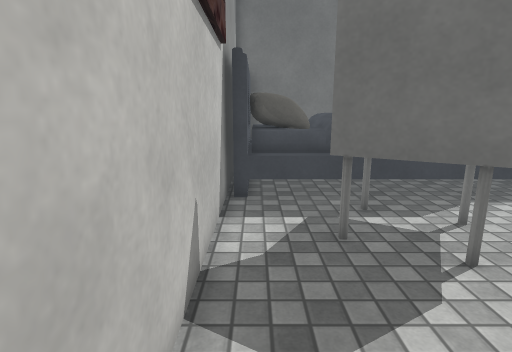
[1] (above)

16 first-person views from a walk through a scene from a Unity 3-D project. The camera is 1.4 m above the floor, tilts 12° down and sees 80° across. The floor is counted in squares, 0.5 m on a side. Each view is taken from the middle of a square. On the plan, view 1 faces up. The plan holds only what a view shows up to about 20 squares ahead; the rest is blank. Some surface patterns are stand-ins.

[2]
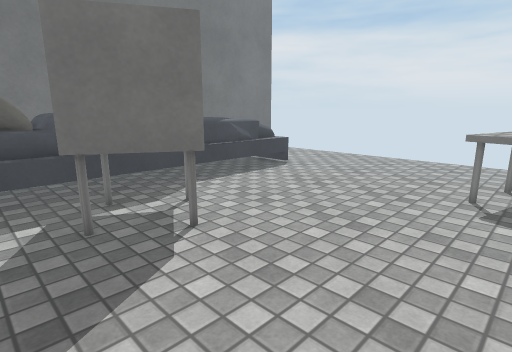

[3]
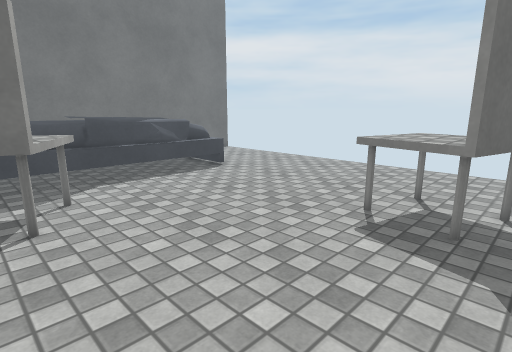

[4]
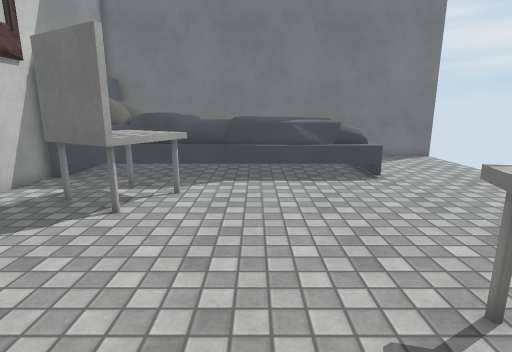

[5]
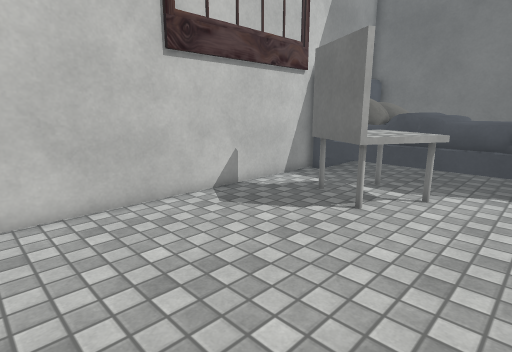

[6]
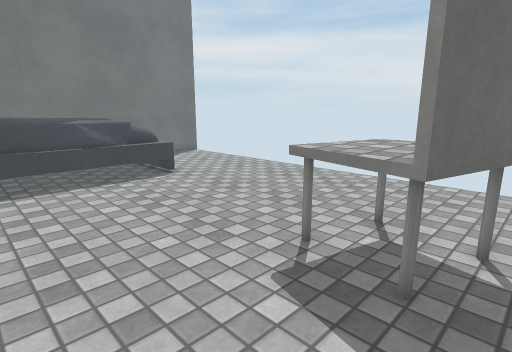

[7]
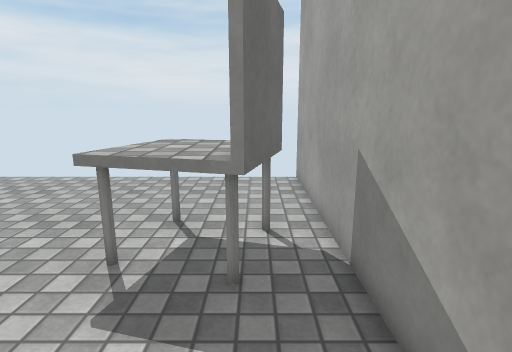

[8]
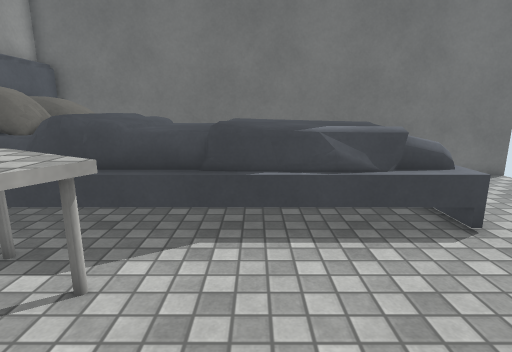

[9]
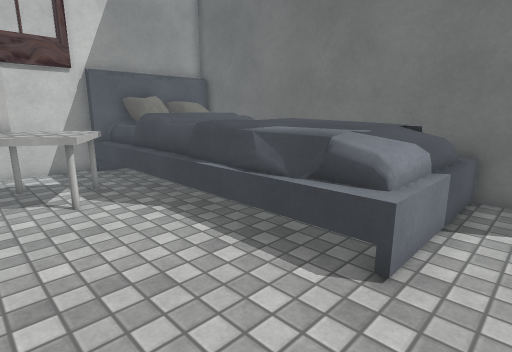

[10]
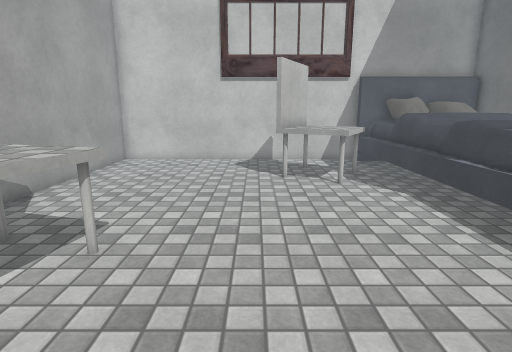

[11]
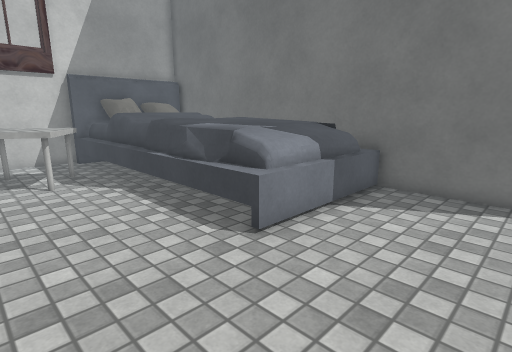

[12]
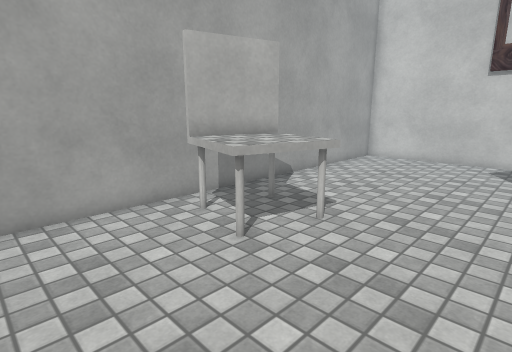

[13]
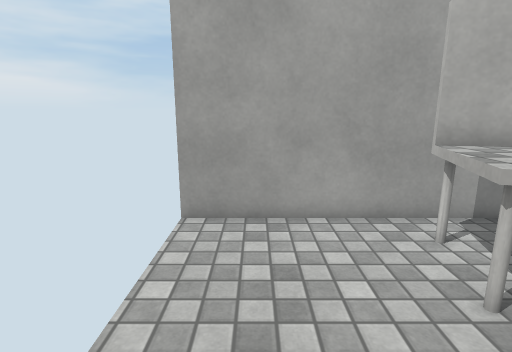

[14]
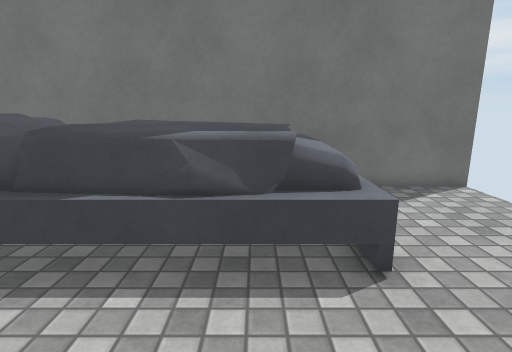

[15]
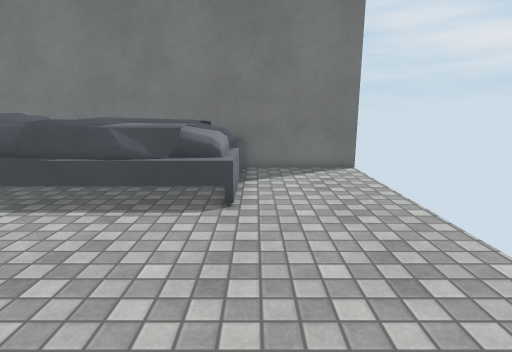

[16]
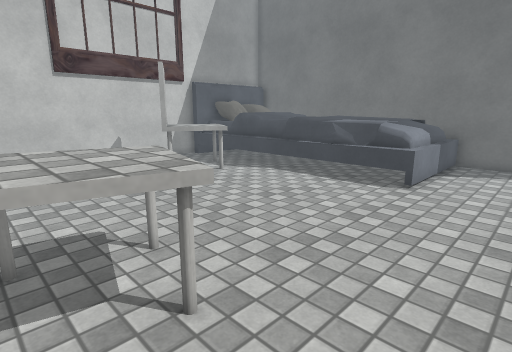

### Floor plan
Points are (right, up) in squares from view 1. A wall is a line through its corners. A room is listed if a view was taken in it or the views show most of it. See-through windows are left out.
Room 1 (views 1, 2, 3, 4, 5, 6, 7, 8, 9, 10, 11, 12, 13, 14, 15, 16)
walls: (-1, 13.5) (-1, -3.8) (19, -3.8); (19.1, 16.3) (13.4, 16.3)
objects: other object (0, 10) to (13, 16); chair (2, 5) to (6, 9); chair (10, -3) to (14, 1)

Positions as (right, up) in squares from view 1, and headings:
1: (0, 0), facing up
2: (0, -1), facing up-right
3: (3, -3), facing up-right
4: (8, -3), facing up
5: (8, -3), facing up-left
6: (6, -3), facing up-right
7: (6, -2), facing right
8: (8, 3), facing up
9: (15, 5), facing up-left
10: (17, 4), facing left
11: (18, 5), facing up-left
12: (18, 5), facing down-left
13: (17, 4), facing down
14: (11, 5), facing up
15: (14, 1), facing up
16: (17, -2), facing up-left
